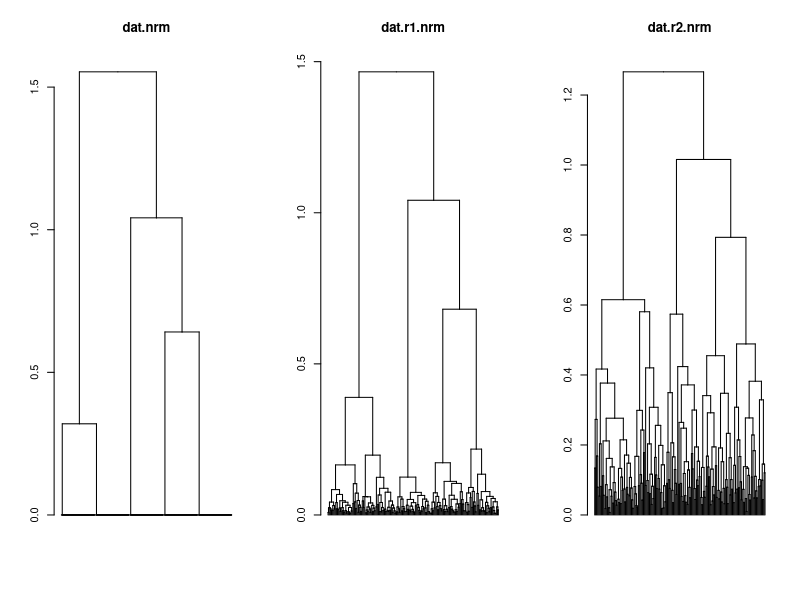

Write the R code that produced this figure.
library(RANN)

a <- c(rep(2,40), rep(6,40), rep(12,40), rep(19,40), rep(26,40))
b <- c(rep(3,40), rep(6,40), rep(14,120))
c <- c(rep(12,80), rep(18,40), rep(2,40), rep(30,40))
a.r1 <- a + rnorm(200, 0, 0.5)
b.r1 <- b + rnorm(200, 0, 0.5)
c.r1 <- c + rnorm(200, 0, 0.5)
a.r2 <- a + rnorm(200, 0, 3)
b.r2 <- b + rnorm(200, 0, 3) 
c.r2 <- c + rnorm(200, 0, 4)

dat.clase <- c(rep("a",40), rep("b",40), rep("c",40), rep("d", 40), rep("e",40))

# aleatorizamos el orden de los registros (para hacerlos parecer más "reales", no es necesario) 
randord <- sample(1:200, 200) 
# dat es la matriz original: 
dat <- as.matrix(cbind(a,b,c)) 
row.names(dat) <- paste0("obj", 1:200) 
dat <- dat[randord,] 
# dat.r1 es la matriz con ruido: 
dat.r1 <- as.matrix(cbind(a.r1, b.r1, c.r1)) 
row.names(dat.r1) <- paste0("obj", 1:200) 
dat.r1 <- dat.r1[randord,] 
# dat.r2 es la matriz con más ruido: 
dat.r2 <- as.matrix(cbind(a.r2, b.r2, c.r2)) 
row.names(dat.r2) <- paste0("obj", 1:200) 
dat.r2 <- dat.r2[randord,] 
# ordenamos las etiquetas de clase 
dat.clase <- dat.clase[randord] 
# Escalamos todos los datos entre 0 y 1 para simplificar los pasos que siguen es
esc01 <- function(x) { (x - min(x)) / (max(x) - min(x))} 
dat.nrm <- apply(dat, 2, esc01) 
dat.r1.nrm <- apply(dat.r1, 2, esc01) 
dat.r2.nrm <- apply(dat.r2, 2, esc01)
#Podemos mirar rápidamente el efecto del agregado de ruido en los tres datasets: 
dat.nrm.dist <- dist(dat.nrm) 
dat.clus <- hclust(dat.nrm.dist) 
dat.r1.dist <- dist(dat.r1.nrm) 
dat.r1.clus <- hclust(dat.r1.dist)
dat.r2.dist <- dist(dat.r2.nrm) 
dat.r2.clus <- hclust(dat.r2.dist) 
par(mfrow=c(1,3)) 
plot( as.dendrogram( dat.clus ), leaflab="none", main="dat.nrm") 
plot( as.dendrogram( dat.r1.clus ), leaflab="none", main="dat.r1.nrm") 
plot( as.dendrogram( dat.r2.clus ), leaflab="none", main="dat.r2.nrm") 
par(mfrow=c(1,1))

cant.muestras <- 20 
rnd.pts <- cbind(runif(cant.muestras, 0, 1), runif(cant.muestras, 0, 1), runif(cant.muestras, 0, 1))

smp <- sample(nrow(dat.nrm), 20) 
smp.dat <- dat.nrm[smp,] 
smp.r1 <- dat.r1.nrm[smp,] 
smp.r2 <- dat.r2.nrm[smp,]


# calculo de las distancias al vecino más cercano para los datos reales 
smp.pts.dist <- nn2(as.data.frame(dat.nrm), as.data.frame(smp.dat), k=2)$nn.dist[,2] 
# calculo de las distancias al vecino más cercano para datos al azar 
rnd.pts.dist <- nn2(as.data.frame(dat.nrm), as.data.frame(rnd.pts), k=1)$nn.dists 
# calculo del estadistico 
sum(smp.pts.dist) / (sum(smp.pts.dist) + sum(rnd.pts.dist)) 
## [1] 0
#Ahora para los datos con ruido intermedio: 
smp.pts.dist <- nn2(as.data.frame(dat.r1.nrm), as.data.frame(smp.r1), k=2)$nn.dist[,2] 
rnd.pts.dist <- nn2(as.data.frame(dat.r1.nrm), as.data.frame(rnd.pts), k=1)$nn.dists 
sum(smp.pts.dist) / (sum(smp.pts.dist) + sum(rnd.pts.dist))


dat.kmeans <- kmeans(dat.nrm, centers=5) 
head(dat.kmeans$cluster) 
## obj127 obj114 obj45 obj128 obj194 obj175 
## 3 1 2 3 4 4 
dat.conf <- table(dat.kmeans$cluster, dat.clase, dnn = c("cluster", "clase")) 
dat.conf
dat.r2.kmeans <- kmeans(dat.r2.nrm, centers=5) 
dat.r2.conf <- table(dat.r2.kmeans$cluster, dat.clase, dnn =c("cluster", "clase")) 
dat.r2.conf

dat.r2.kmeans.mal.1 <- kmeans(dat.r2.nrm, centers=2) 
dat.r2.mal.1.conf <- table(dat.r2.kmeans.mal.1$cluster, dat.clase, dnn = c("cluster", "clase")) 
dat.r2.mal.1.conf
